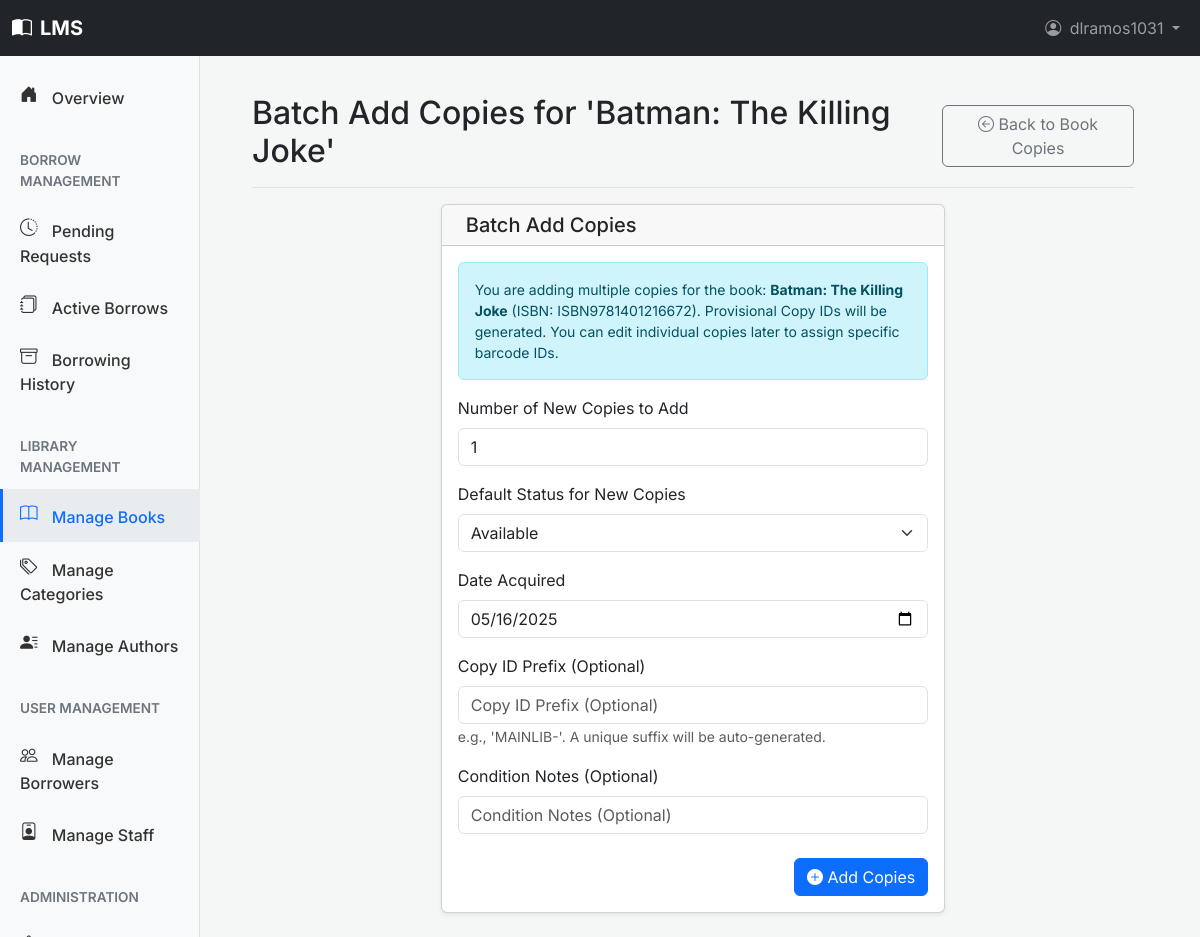
/dashboard/book-copies/batch-add/ISBN9781401216672/ (signed in), run on the app's committed database.
### users/models.py (models this page shows, shortened)
class CustomUser(AbstractUser):
    middle_initial = models.CharField(
        _('middle initial'),
        max_length=10,
        blank=True,
        null=True,
        help_text=_("User's middle initial (optional)")
    )
    suffix = models.CharField(
        _('suffix'),
        max_length=10,
        blank=True,
        null=True,
        help_text=_("e.g., Jr., Sr., III (optional)")
    )
    ROLE_CHOICES = (
        ('BORROWER', _('Borrower')),    # For students and other general library users
        ('LIBRARIAN', _('Librarian')),  # For library staff managing books and circulation
        ('ADMIN', _('Administrator')),  # For system administrators with full access
    )
    role = models.CharField(
        _('role'),
        max_length=20,
        choices=ROLE_CHOICES,
        default='BORROWER',
        help_text=_('The primary role of this user within the library system')
    )
    borrower_id_label = models.CharField(
        _('borrower ID label'),
        max_length=50,
        default="Library ID",
        help_text=_("Label for the borrower's unique identifier (e.g., Student ID, Library Card No.)")
    )
    borrower_id_value = models.CharField(
        _('borrower ID value'),
        max_length=50,
        unique=True,
        null=True,
        blank=True,
        help_text=_("The borrower's unique library identifier value (e.g., 'S12345', 'LC00789')")
    )
    physical_address = models.TextField(
        _('physical address'),
        blank=True,
        null=True,
        help_text=_("Borrower's physical mailing address (optional)")
    )
    birth_date = models.DateField(
        _('birth date'),
        null=True,
        blank=True,
        help_text=_("Borrower's date of birth (optional)")
    )
    phone_number = models.CharField(
        _('phone number'),
        max_length=20,
        blank=True,
        null=True,
        help_text=_("Borrower's contact phone number (optional)")
    )
    profile_picture = models.ImageField(
        _("Profile Picture"),
        upload_to='profile_pics/',
        blank=True,
        null=True,
        help_text=_("Upload a profile picture (optional).")
    )
    BORROWER_TYPE_CHOICES = (
        ('STUDENT', _('Student')),                  # Full-time students
        ('FACULTY', _('Faculty')),                  # Faculty members
        ('STAFF_MEMBER', _('Staff Member')),        # University staff (non-faculty) who are borrowers
        ('ALUMNI', _('Alumni')),                    # Former students who are still borrowers
        ('COMMUNITY', _('Community Member')),       # Other verified local borrowers
        ('OTHER', _('Other Verified Borrower')),    # Other verified borrowers (e.g., local residents, non-student/faculty)
    )
    borrower_type = models.CharField(
        _('borrower type'),
        max_length=30,
        choices=BORROWER_TYPE_CHOICES,
        null=True,
        blank=True,
        help_text=_('Category of the borrower, e.g., Student, Faculty (used if role is Borrower)')
    )
    groups = models.ManyToManyField(
        'auth.Group',
        verbose_name=_('groups'),
        blank=True,
        help_text=_(
            'The groups this user belongs to. A user will get all permissions '
            'granted to each of their groups.'
        ),
        related_name="customuser_groups",
        related_query_name="customuser",
    )
    user_permissions = models.ManyToManyField(
        'auth.Permission',
        verbose_name=_('user permissions'),
        blank=True,
        help_text=_('Specific permissions for this user.'),
        related_name="customuser_permissions",
        related_query_name="customuser",
    )
    class Meta:
        verbose_name = _('User')
        verbose_name_plural = _('Users')
        ordering = ['last_name', 'first_name']

### books/models.py (models this page shows, shortened)
class Book(models.Model):
    isbn = models.CharField(
        _('ISBN-13'),
        max_length=17,
        primary_key=True,
        unique=True,
        validators=[isbn_validator],
        help_text=_('13 Character ISBN number. Must be unique. (e.g., 978-0596009205)')
    )
    title = models.CharField(
        max_length=255,
        help_text=_("Enter the title of the book")
    )
    authors = models.ManyToManyField(
        Author,
        related_name='books',
        help_text=_("Select or add authors for this book")
    )
    publisher = models.CharField(
        max_length=200,
        blank=True,
        null=True,
        help_text=_("Publisher of the book (optional)")
    )
    publication_date = models.DateField(
        null=True,
        blank=True,
        help_text=_("Date the book was published (optional)")
    )
    edition = models.CharField(
        max_length=100,
        blank=True,
        null=True,
        help_text=_("e.g., 1st Edition, Revised Edition (optional)")
    )
    page_count = models.PositiveIntegerField(
        null=True,
        blank=True,
        help_text=_("Total number of pages (optional)")
    )
    description = models.TextField(
        blank=True,
        null=True,
        help_text=_("A brief description or summary of the book (optional)")
    )
    cover_image = models.ImageField(
        _("Cover Image"),
        upload_to='book_covers/',
        blank=True,
        null=True,
        help_text=_("Upload the book's cover image (optional).")
    )
    categories = models.ManyToManyField(
        Category,
        related_name='books',
        help_text=_("Select or add categories for this book")
    )
    date_added_to_system = models.DateTimeField(
        auto_now_add=True,
        help_text=_("Date this book record was added to the system")
    )
    last_updated = models.DateTimeField(
        auto_now=True,
        help_text=_("Date this book record was last updated")
    )
    total_borrows = models.PositiveIntegerField(
        default=0,
        help_text=_("How many times this book title has been borrowed overall")
    )
    def display_authors(self):
        """Helper method to display authors in the Django admin interface."""
        return ', '.join(author.name for author in self.authors.all()[:3])
    display_authors.short_description = _('Authors')
    def display_categories(self):
        """Helper method to display categories in the Django admin interface."""
        return ', '.join(category.name for category in self.categories.all()[:3])
    display_categories.short_description = _('Categories')
    class Meta:
        ordering = ['title', 'isbn']
        verbose_name = _('Book')
        verbose_name_plural = _('Books')

### books/views.py (the view, shortened to what this page needs)
# urls.py: path('dashboard/book-copies/batch-add/<slug:book_isbn>/', views.StaffBatchAddBookCopiesView.as_view(), name='dashboard_bookcopy_batch_add'),
class StaffBatchAddBookCopiesView(StaffRequiredMixin, View):
    template_name = 'books/dashboard/book_management/batch_add_bookcopy_form.html'
    def get_book(self, book_isbn):
        return get_object_or_404(Book, isbn=book_isbn)
    def get(self, request, book_isbn):
        book = self.get_book(book_isbn)
        form = BatchAddBookCopyForm()
        context = {
            'form': form,
            'book': book,
            'page_title': _(f"Batch Add Copies for '{book.title}'")
        }
        return render(request, self.template_name, context)

### books/templates/books/dashboard/book_management/batch_add_bookcopy_form.html (shortened to what this page needs)
{% extends "dashboard/base.html" %}
{% load static %}
{% load bootstrap5 %}
{% block dashboard_page_title_main %}{{ page_title }}{% endblock %}
{% block dashboard_page_actions %}
    <a href="{% url 'books:dashboard_bookcopy_list' isbn=book.isbn %}" class="btn btn-outline-secondary">
        <i class="bi bi-arrow-left-circle"></i> Back to Book Copies
    </a>
{% endblock %}
{% block dashboard_content_main %}
<div class="row justify-content-center">
    <div class="col-lg-8 col-xl-7">
        <div class="card shadow-sm">
            <div class="card-header">
                <h5 class="mb-0">Batch Add Copies</h5>
            </div>
            <div class="card-body">
                <p class="alert alert-info small">
                    You are adding multiple copies for the book: <strong>{{ book.title }}</strong> (ISBN: {{ book.isbn }}).
                    Provisional Copy IDs will be generated. You can edit individual copies later to assign specific barcode IDs.
                </p>
                <form method="post" novalidate>
                    {% bootstrap_form form layout='vertical' %}
                    <div class="mt-4 text-end">
                        <button type="submit" class="btn btn-primary">
                            <i class="bi bi-plus-circle-fill"></i> Add Copies
                        </button>
                    </div>
                </form>
            </div>
        </div>
    </div>
</div>
{% endblock dashboard_content_main %}

### templates/base.html (shortened to what this page needs)
{% load bootstrap5 %}
{% load static %}
<!DOCTYPE html>
<html lang="en">
<head>
    <link rel="stylesheet" href="{% static 'css/inter_font.css' %}">
    <link rel="stylesheet" href="{% static 'vendor/bootstrap-icons/bootstrap-icons.css' %}">
    {% bootstrap_css %}
    <link rel="stylesheet" href="{% static 'css/auth_styles.css' %}">
</head>
<body class="{% block body_class %}{% endblock %}">
  <nav class="navbar navbar-expand-lg navbar-dark bg-dark fixed-top">
    <div class="container-fluid">
      <a class="navbar-brand fw-bold"
        href="{% if user.is_authenticated %}{% if user.role == 'LIBRARIAN' or user.role == 'ADMIN' or user.is_staff %}{% url 'books:dashboard_home' %}{% else %}{% url 'books:portal_catalog' %}{% endif %}{% else %}{% url 'users:login' %}{% endif %}">
        <i class="bi bi-book-half me-2"></i>LMS
      </a>
      <div class="collapse navbar-collapse" id="mainNavbarContent">
          {% block site_nav_items %}
              <ul class="navbar-nav ms-auto mb-2 mb-lg-0">
                  {% if user.is_authenticated %}
                      <li class="nav-item dropdown">
                          <a class="nav-link dropdown-toggle" href="#" id="userProfileDropdown" role="button" data-bs-toggle="dropdown" aria-expanded="false">
                              {% if user.profile_picture %}
                                  <img src="{{ user.profile_picture.url }}" alt="{{ user.username }}" class="rounded-circle me-1" style="width: 24px; height: 24px; object-fit: cover;">
                              {% else %}
                                  <i class="bi bi-person-circle me-1"></i>
                              {% endif %}
                              {{ user.first_name|default:user.username }}
                          </a>
                      </li>
                  {% endif %}
              </ul>
          {% endblock site_nav_items %}
      </div>
    </div>
  </nav>
  <main class="{% block main_container_class %}container{% endblock %}">
      {% block content_body %}{% endblock content_body %}
  </main>
</body>
</html>

### templates/base.html (style rules this page uses)
body { font-family: 'Inter', sans-serif; padding-top: 70px; }

### templates/dashboard/base.html (style rules this page uses)
body { background-color: #f4f7f6; }

### data on the page
CustomUser: first_name "dlramos1031"
Book: title "Batman: The Killing Joke", isbn "ISBN9781401216672"

### other printed values
{{ page_title }} "Batch Add Copies for 'Batman: The Killing Joke'"
